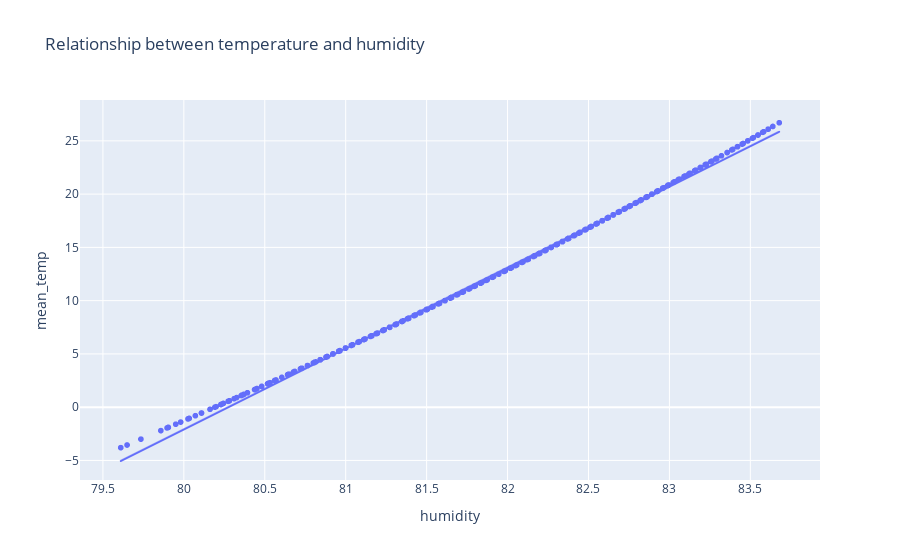

Notebook code for this chart:
### Code cell
figure = px.scatter(data, x="humidity", y="mean_temp",
                   trendline="ols", title="Relationship between temperature and humidity")
figure.show()

### Figure 1 — Plotly figure (JSON) as saved in the notebook; plotly's stock layout.template omitted (floating-point values rounded to 4 significant figures; data arrays with more than 128 entries replaced by an {"elided": "..."} marker saying what was removed)
{"data": [{"hovertemplate": "humidity=%{x}<br>mean_temp=%{y}<extra></extra>", "legendgroup": "", "marker": {"color": "#636efa", "symbol": "circle"}, "mode": "markers", "name": "", "showlegend": false, "type": "scattergl", "x": {"elided": "1461 float values"}, "xaxis": "x", "y": {"elided": "1461 float values"}, "yaxis": "y"}, {"hovertemplate": "<b>OLS trendline</b><br>mean_temp = 7.59668 * humidity + -609.826<br>R<sup>2</sup>=0.998745<br><br>humidity=%{x}<br>mean_temp=%{y} <b>(trend)</b><extra></extra>", "legendgroup": "", "marker": {"color": "#636efa", "symbol": "circle"}, "mode": "lines", "name": "", "showlegend": false, "type": "scattergl", "x": {"elided": "1461 float values"}, "xaxis": "x", "y": {"elided": "1461 float values"}, "yaxis": "y"}], "layout": {"legend": {"tracegroupgap": 0}, "title": {"text": "Relationship between temperature and humidity"}, "xaxis": {"anchor": "y", "domain": [0, 1], "title": {"text": "humidity"}}, "yaxis": {"anchor": "x", "domain": [0, 1], "title": {"text": "mean_temp"}}}}
